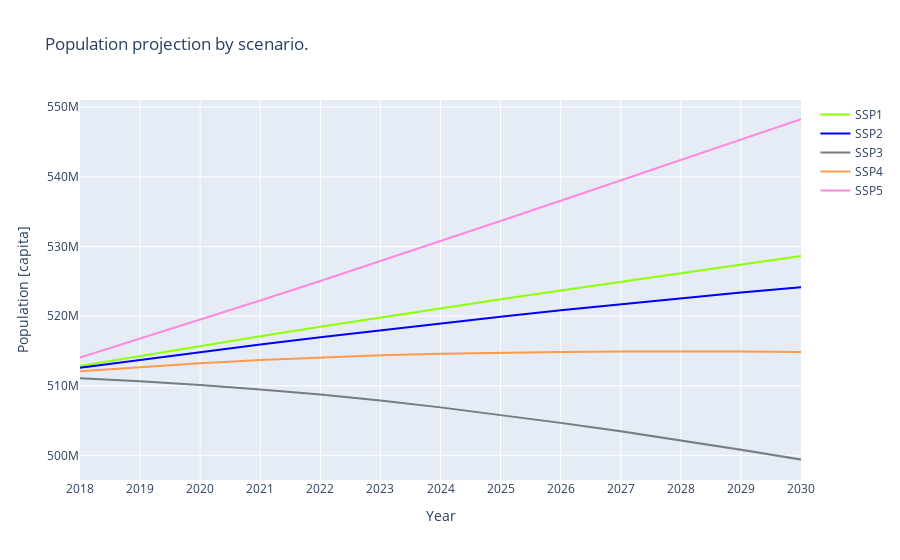
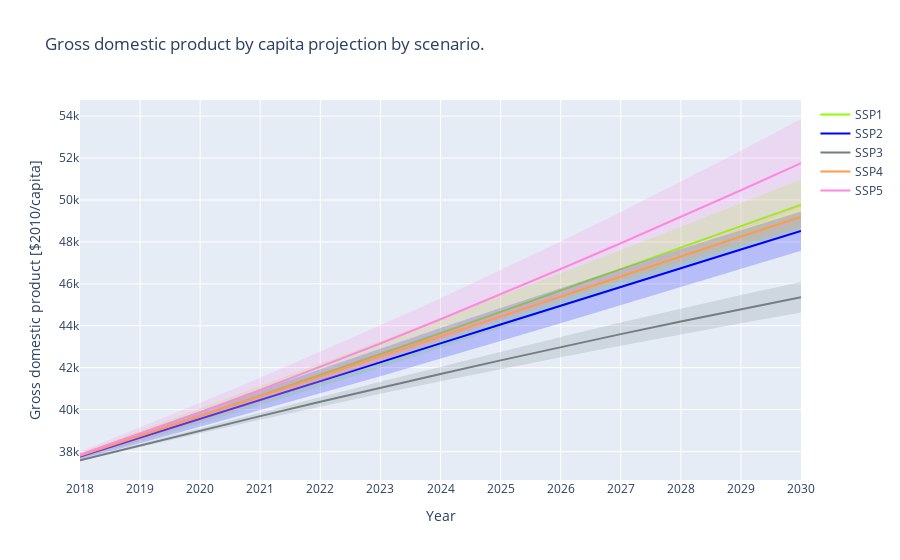
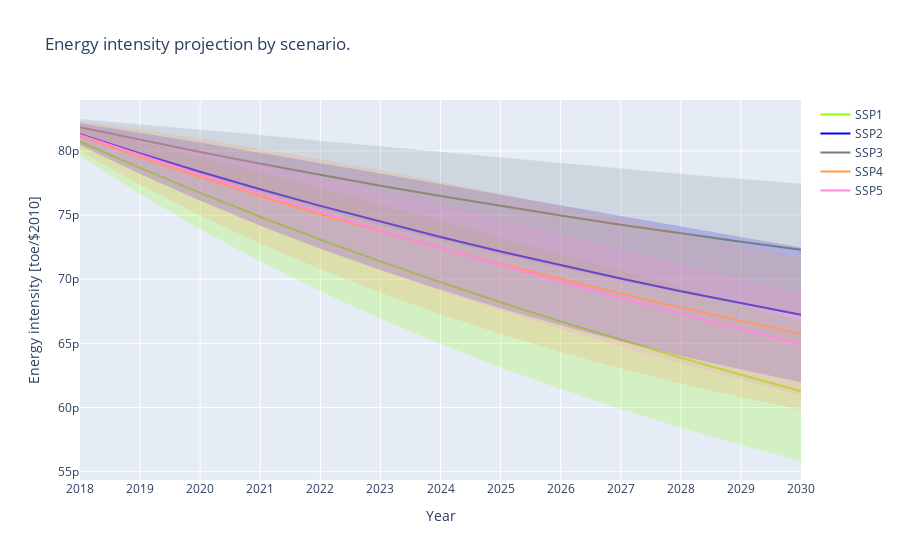
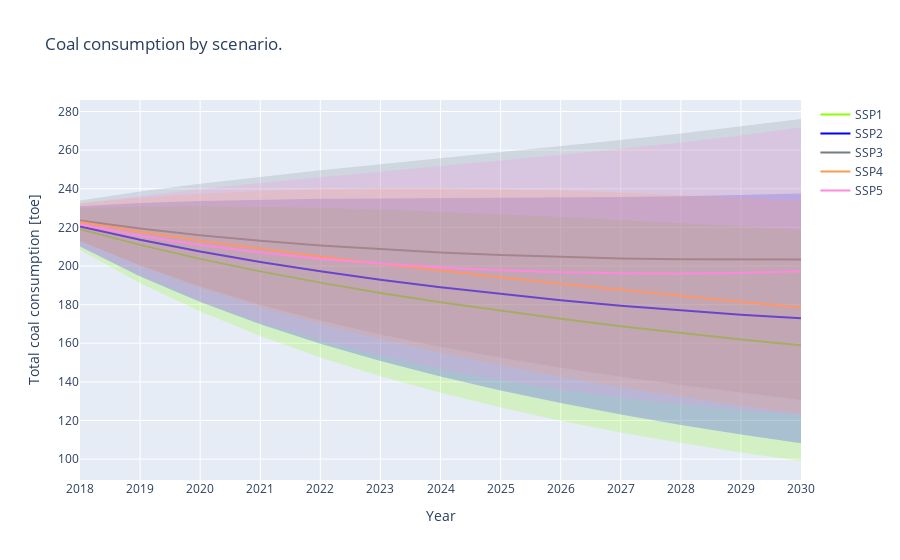

These figures' notebook cell, in order:
### Code cell
import pandas as pd
import numpy as np
import plotly.graph_objects as go

from_dir = ""

pop = ['pop_SSP1.csv', 'pop_SSP2.csv', 'pop_SSP3.csv', 'pop_SSP4.csv', 'pop_SSP5.csv']
gdpc = ['gdp_cap_SSP1.csv', 'gdp_cap_SSP2.csv', 'gdp_cap_SSP3.csv', 'gdp_cap_SSP4.csv', 'gdp_cap_SSP5.csv']
ei = ['EnergyIntensity_SSP1.csv', 'EnergyIntensity_SSP2.csv', 'EnergyIntensity_SSP3.csv', 'EnergyIntensity_SSP4.csv',
      'EnergyIntensity_SSP5.csv']
cons_coal = ['coal_SSP1.csv', 'coal_SSP2.csv', 'coal_SSP3.csv', 'coal_SSP4.csv', 'coal_SSP5.csv']
cons_oil = ['oil_SSP1.csv', 'oil_SSP2.csv', 'oil_SSP3.csv', 'oil_SSP4.csv', 'oil_SSP5.csv']
cons_gas = ['gas_SSP1.csv', 'gas_SSP2.csv', 'gas_SSP3.csv', 'gas_SSP4.csv', 'gas_SSP5.csv']
cons_tot = ['total_cons_SSP1.csv', 'total_cons_SSP2.csv', 'total_cons_SSP3.csv', 'total_cons_SSP4.csv', 'total_cons_SSP5.csv']

dates = np.arange(2018, 2031)
dates_rev = dates[::-1]

def plot_var(var, title, yaxis_name, file_name):
    fig = go.Figure()
    name_sc = ['SSP1', 'SSP2', 'SSP3', 'SSP4', 'SSP5']
    colors = ['rgba(140, 255, 0, 1)', 'rgba(0, 0, 255, 1)', 'rgba(117, 125, 128, 1)', 'rgba(255, 154, 73, 1)', 'rgba(255, 136, 223, 1)']
    colors_fill = ['rgba(140, 255, 0, 0.2)', 'rgba(0, 0, 255, 0.2)', 'rgba(117, 125, 128, 0.2)', 'rgba(255, 154, 73, 0.2)', 'rgba(255, 136, 223, 0.2)']
    for file in np.arange(len(var)):
        df = pd.read_csv(from_dir + var[file], index_col=['Unnamed: 0'])
        m = df.mean()
        std = df.std()
        #df = pd.DataFrame({'mean': m, 'std': std})
        
        y_upper = m+std
        y_lower = m-std
        y_lower = y_lower[::-1]
        
        
        fig.add_trace(go.Scatter(
            x=np.concatenate((dates,dates_rev)),
            y=np.concatenate((y_upper,y_lower)),
            fill='toself',
            fillcolor=colors_fill[file],
            line_color='rgba(0, 0, 0, 0)',
            showlegend=False,
            name=name_sc[file],
        ))
        fig.add_trace(go.Scatter(
            x=dates,
            y=m,
            line_color=colors[file],
            showlegend=True,
            name=name_sc[file],
        ))
        
    fig.update_layout(
        title=title,
        xaxis_title="Year",
        yaxis_title= yaxis_name,
        xaxis = dict(
            tickmode = 'linear',
            dtick = 1
        )
    )
    
    fig.update_traces(mode='lines')
    #fig.write_image("scenarios_plots/{}.png".format(file_name))
    fig.show()

plot_var(pop, 'Population projection by scenario.', 'Population [capita]', 'pop')
plot_var(gdpc, 'Gross domestic product by capita projection by scenario.', 'Gross domestic product [$2010/capita]', 'gdpc')
plot_var(ei, 'Energy intensity projection by scenario.', 'Energy intensity [toe/$2010]', 'ei')
plot_var(cons_coal, 'Coal consumption by scenario.', 'Total coal consumption [toe]', 'coal')
plot_var(cons_gas, 'Gas consumption by scenario.', 'Total gas consumption [toe]', 'gas')
plot_var(cons_oil, 'Oil consumption by scenario.', 'Total oil consumption [toe]', 'oil')
plot_var(cons_tot, 'Total consumption by scenario.', 'Total fossil energy consumption [toe]', 'total_cons')
